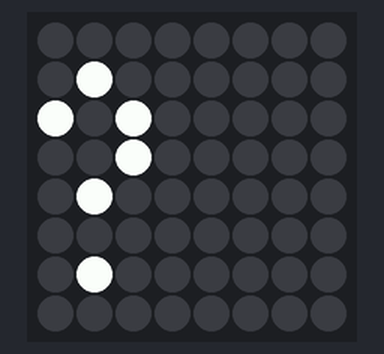
A program run on a simulated Raspberry Pi (BCM pin numbers) with a Sense HAT. Shown: the Sense HAT's 8×8 RGB LED matrix. Random numbers come from a fixed seed; the 64×8 strip is a reading aid, not a part: it shows the text the matrix is scrolling, unrolled, one strip-width of it at a time. At 10.1 s the program stops and its outputs stay as they are.

Above: at 0.22 s.
At 0.88 s:
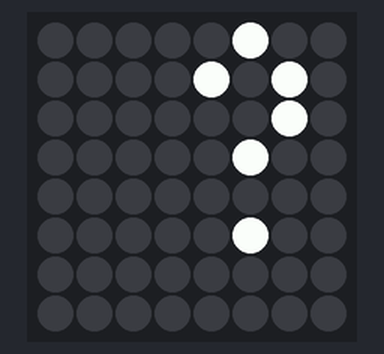
At 1.49 s:
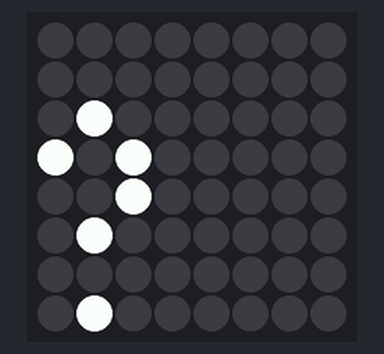
At 2.81 s:
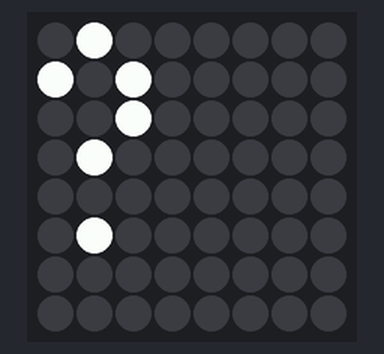
At 5.46 s:
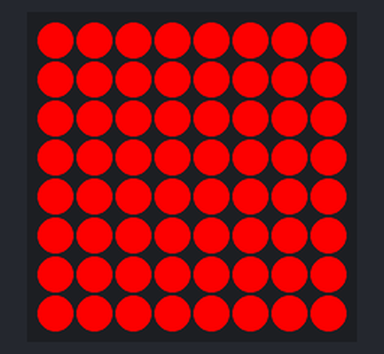
At 6.52 s:
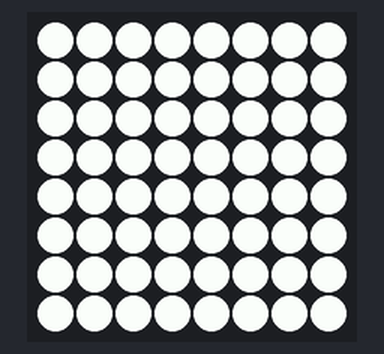

The program:

losing_screen.py
```python
from sense_hat import SenseHat
import time
import random


def display_losing_screen():
    sense = SenseHat()
    losing_colors = [
        (255, 255, 255),  # White
        (255, 0, 0) # red
    ]
    lst = [1, 8, 10, 18, 25, 33+8]
    for x in range(30):
      x_coo = random.randint(0, 5)
      y_coo = random.randint(0, 2)
      new_lst = [y+x_coo + y_coo*8 for y in lst]

      for y in new_lst:
        sense.set_pixel(y%8, y//8, losing_colors[0])

      time.sleep(0.1)

      for y in new_lst:
        sense.set_pixel(y%8, y//8, (0, 0, 0))

    time.sleep(1)

    for x in range(20):
        color = losing_colors[x%2]
        sense.clear(color)
        time.sleep(0.02+((x//3)/30))
    sense.clear((255, 255, 255))
    time.sleep(0.3)
    sense.show_message("YOU LOST !!!", text_colour = (255, 0, 0), scroll_speed = 0.05)


    sense.clear()

if __name__ == "__main__":
    display_losing_screen()
```
